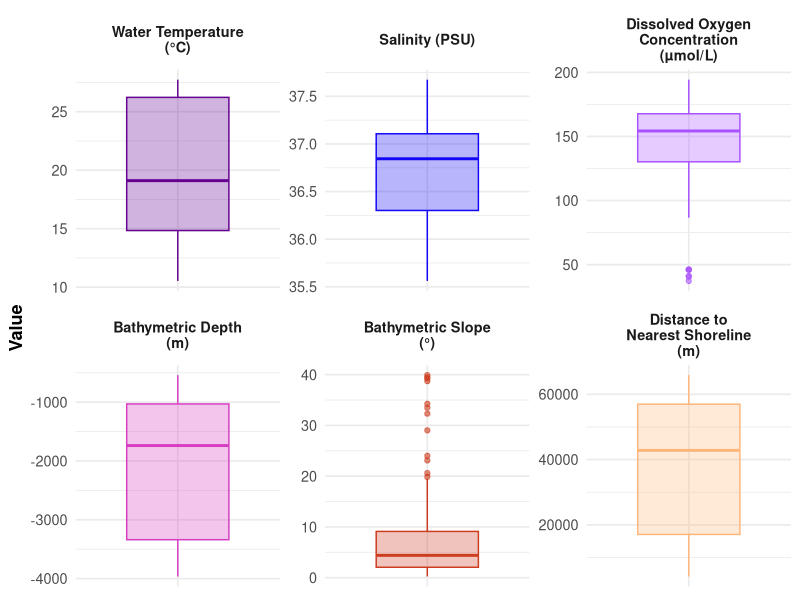
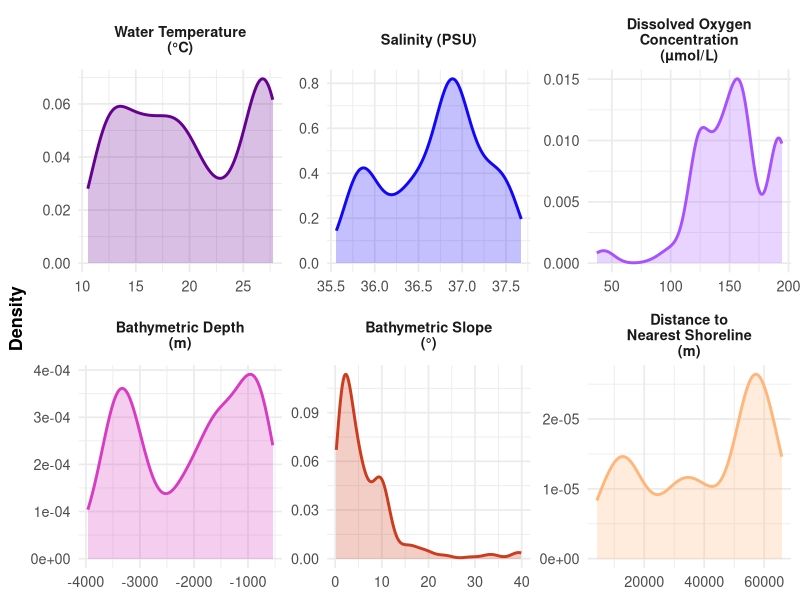

Reproduce these figures in R, in order.
## ---- chunk 1
library(tidyverse)
library(ggridges) # for ridge plots
library(patchwork) # optional, for combining plots
library(knitr)
library(kableExtra) # optional but makes it prettier
## ---- chunk 2
# Import humpback detection data with calculations
hbk <- read_csv("data/GISCALC_HUWH_AroundSTX2025.csv")
## ---- chunk 3
# Vector of environmental variables to summarize for detections (*EXCLUDE glider depth because not really an environmental variable)
env_vars <- c(
  "Water_temperature_C",
  "Salinity_PSU",
  "Oxygen_concentration_µmol_L",
  "RASTERDEPTH_m",
  "RASTERSLOPE_deg",
  "NEAR_DIST"
  )
## ---- chunk 4
# Create summary table dataframe
env_summary <- hbk %>%
  select(all_of(env_vars)) %>%
  pivot_longer(
    cols = everything(),
    names_to  = "Variable",
    values_to = "Value"
  ) %>%
  group_by(Variable) %>%
  summarise(
    n     = sum(!is.na(Value)),
    Mean  = mean(Value, na.rm = TRUE),
    SD    = sd(Value, na.rm = TRUE),
    SEM   = SD / sqrt(n),
    Min   = min(Value, na.rm = TRUE),
    Q25   = quantile(Value, 0.25, na.rm = TRUE),
    Median= median(Value, na.rm = TRUE),
    Q75   = quantile(Value, 0.75, na.rm = TRUE),
    Max   = max(Value, na.rm = TRUE),
    .groups = "drop"
  ) %>%
  mutate(
    Variable = case_when(
      Variable == "Water_temperature_C" ~ "Water Temperature (°C)",
      Variable == "Salinity_PSU" ~ "Salinity (PSU)",
      Variable == "Oxygen_concentration_µmol_L" ~ "Dissolved Oxygen Concentration (µmol/L)",
      Variable == "RASTERDEPTH_m" ~ "Bathymetric Depth (m)",
      Variable == "RASTERSLOPE_deg" ~ "Bathymetric Slope (°)",
      Variable == "NEAR_DIST" ~ "Distance to Nearest Shoreline (m)",
      TRUE ~ Variable
    )
  )

# Reorder columns
env_summary <- env_summary %>%
  mutate(
    Variable = factor(
      Variable,
      levels = c(
        "Water Temperature (°C)",
        "Salinity (PSU)",
        "Dissolved Oxygen Concentration (µmol/L)",
        "Bathymetric Depth (m)",
        "Bathymetric Slope (°)",
        "Distance to Nearest Shoreline (m)"
      )
    )
  ) %>%
  arrange(Variable)
## ---- chunk 5
env_summary |>
  kable(format = "html", digits = 2) |>
  kable_styling(full_width = FALSE, bootstrap_options = c("striped", "hover"))
## ---- chunk 6
# Create custom color scheme for oceanographic variables
custom_colors <- c(
  Water_temperature_C = "#640191",
  Salinity_PSU = "#1307f7",
  Oxygen_concentration_µmol_L = "#a852ff",
  RASTERDEPTH_m = "#d73dc1",
  RASTERSLOPE_deg = "#cc3c1f",
  NEAR_DIST = "#ffb67a"
)
## ---- chunk 7
# Create vector of clean variable names
clean_var_names <- c(
  Water_temperature_C = "Water Temperature (°C)",
  Salinity_PSU = "Salinity (PSU)",
  Oxygen_concentration_µmol_L = "Dissolved Oxygen Concentration (µmol/L)",
  RASTERDEPTH_m = "Bathymetric Depth (m)",
  RASTERSLOPE_deg = "Bathymetric Slope (°)",
  NEAR_DIST = "Distance to Nearest Shoreline (m)"
)
## ---- chunk 8
# Pivot longer to create dataframe for plots
plot_data <- hbk %>%
  select(all_of(env_vars)) %>%
  pivot_longer(
    cols = everything(),
    names_to = "Variable",
    values_to = "Value"
  ) %>%
  mutate(               # set order of variables in plots
    Variable = factor(
      Variable,
      levels = c(
        "Water_temperature_C",
        "Salinity_PSU",
        "Oxygen_concentration_µmol_L",
        "RASTERDEPTH_m",
        "RASTERSLOPE_deg",
        "NEAR_DIST"
      )
    )
  )
## ---- chunk 9
# Create multipanel (faceted) box plot
box_plot <- ggplot(plot_data,
                       aes(x = Variable, y = Value, color = Variable, fill  = Variable)) +
  geom_boxplot(alpha = 0.3, width = 0.6, outlier.alpha = 0.6, outlier.size = 1.5) +
  facet_wrap(
    ~ Variable,
    scales = "free",
    ncol   = 3,
    labeller = labeller(Variable = function(x) stringr::str_wrap(clean_var_names[x], width = 18))
  ) +
  scale_color_manual(values = custom_colors) +
  scale_fill_manual(values  = custom_colors) +
  labs(
    title = NULL,
    x = NULL,
    y = "Value"
  ) +
  theme_minimal(base_size = 13) +
  theme(
    strip.text   = element_text(face = "bold"),
    axis.text.x  = element_blank(),
    axis.ticks.x = element_blank(),
    axis.title.y = element_text(face = "bold"),
    legend.position = "none"
  )
box_plot
## ---- chunk 10
# Create multipanel (faceted) density plot
density_plot <- ggplot(plot_data, 
                           aes(x = Value, color = Variable, fill = Variable)) +
  geom_density(linewidth = 1, alpha = 0.25) +
  facet_wrap(
    ~ Variable,
    scales = "free", ncol = 3,
    labeller = labeller(Variable = function(x) stringr::str_wrap(clean_var_names[x], width = 18))
  ) +
  scale_color_manual(values = custom_colors) +
  scale_fill_manual(values = custom_colors) +
  labs(
    title = NULL,
    x = NULL,
    y = "Density"
  ) +
  theme_minimal(base_size = 13) +
  theme(
    strip.text = element_text(face = "bold"),
    axis.title.y = element_text(face = "bold"),
    legend.position = "none"  # hides legend (each facet already labeled)
  )
density_plot
